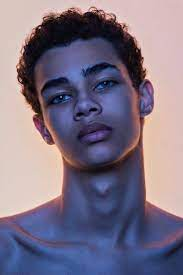
#> input picture faces/5.jpeg, 183 x 275 px
$ python test.py
#> lines starting #> are read from the running program, lines starting #| are printed output that depends on the picture
'''
Part O (Kernels)
Write the convolution function that inputs an image and a kernel then output the convolution product of them (implement the operation from scratch)
Test this kernels: -Identity
-left sobel
-blur
-random kernel
'''
import numpy as np
import cv2

def krnlFunc(img, krnl):
    krnl_H, krnl_w = krnl.shape
    img_H, img_W = img.shape[:2]

    output_height = img_H - krnl_H + 1
    output_width = img_W - krnl_w + 1
    prdct = np.zeros((output_height, output_width))

    pad_height = krnl_H // 2
    pad_width = krnl_w // 2
    paddedimg = np.pad(img, ((pad_height, pad_height), (pad_width, pad_width)), mode='constant', constant_values=0)

    prdct = np.zeros_like(img)

    for i in range(img_H):
        for j in range(img_W):
            prdct[i, j] = np.sum(paddedimg[i:i + krnl_H, j:j + krnl_H] * krnl)

    return prdct

identity_kernel = np.array([[0, 0, 0], [0, 1, 0], [0, 0, 0]])
left_sobel_kernel = np.array([[1, 0, -1], [2, 0, -2], [1, 0, -1]])
blur_kernel = np.array([[1/9, 1/9, 1/9], [1/9, 1/9, 1/9], [1/9, 1/9, 1/9]])
random_kernel = np.random.rand(3, 3)

img = cv2.imread("faces/5.jpeg", cv2.IMREAD_GRAYSCALE)
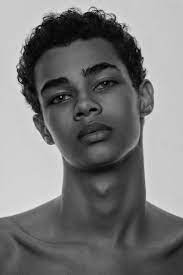
#> img: shape (275, 183); min 0, max 238, mean 119.8

identity_result = krnlFunc(img, identity_kernel)
#> in krnlFunc, `paddedimg = np.pad(img, ((pad_height, pad_height), (pad_width, pad_wid..`:
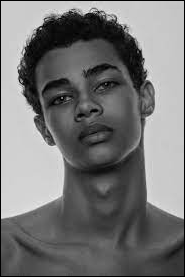
#> paddedimg: shape (277, 185); min 0, max 238, mean 117.6
sobel_result = krnlFunc(img, left_sobel_kernel)
#> after the loop in krnlFunc (call 2), `for i in range(img_H):`:
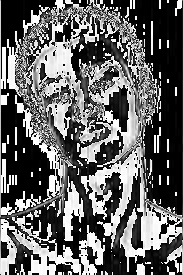
#> prdct: shape (275, 183); min 0, max 255, mean 99.8
blur_result = krnlFunc(img, blur_kernel)
#> after the loop in krnlFunc (call 3), `for i in range(img_H):`:
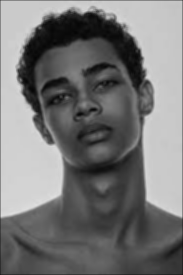
#> prdct: shape (275, 183); min 5, max 222, mean 118.4
random_result = krnlFunc(img, random_kernel)
#> after the loop in krnlFunc (call 4), `for i in range(img_H):`:
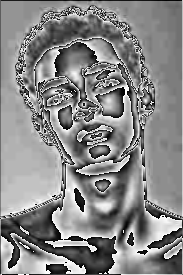
#> prdct: shape (275, 183); min 0, max 255, mean 135.5

cv2.imshow('Original Image', img)
cv2.imshow('Identity Kernel', identity_result)
cv2.imshow('Left Sobel Kernel', sobel_result)
cv2.imshow('Blur Kernel', blur_result)
cv2.imshow('Random Kernel', random_result)
cv2.waitKey(0)
cv2.destroyAllWindows()
